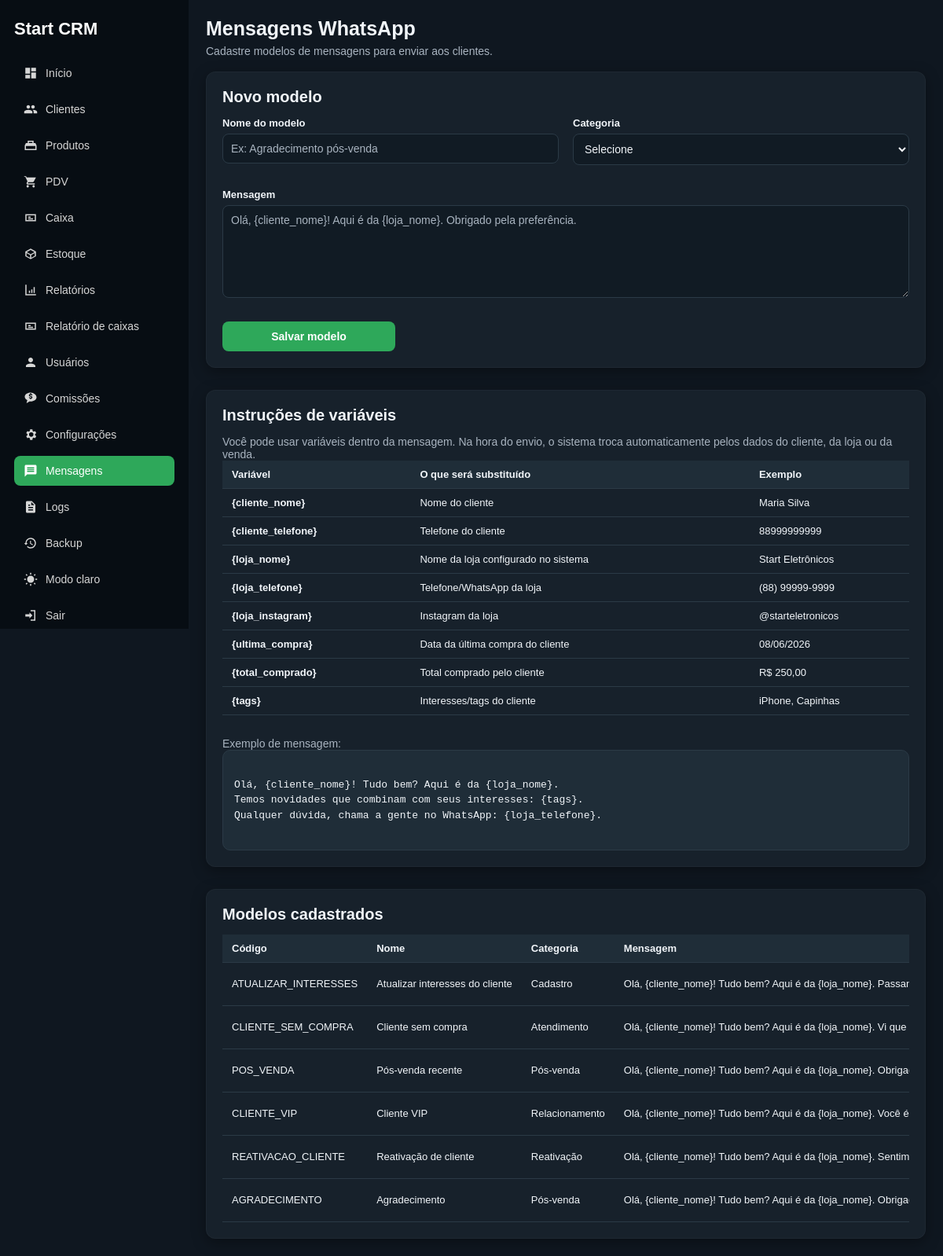
Screenshot of /mensagens-whatsapp (signed in) with the database file from the repository.
### tables this page shows
CREATE TABLE mensagens_whatsapp (
            id INTEGER PRIMARY KEY AUTOINCREMENT,
            nome TEXT NOT NULL,
            categoria TEXT,
            mensagem TEXT NOT NULL,
            ativo INTEGER NOT NULL DEFAULT 1,
            created_at TEXT DEFAULT CURRENT_TIMESTAMP,
            updated_at TEXT DEFAULT CURRENT_TIMESTAMP
        , codigo TEXT);

### app.py (the view, shortened to what this page needs)
@app.route("/mensagens-whatsapp", methods=["GET", "POST"])
@admin_required
def mensagens_whatsapp():
    conn = get_db_connection()
    mensagens = conn.execute("""
        SELECT
            id,
            codigo,
            nome,
            categoria,
            mensagem,
            ativo,
            created_at
        FROM mensagens_whatsapp
        ORDER BY id DESC
    """).fetchall()
    conn.close()
    return render_template(
        "mensagens_whatsapp.html",
        mensagens=mensagens,
        usuario=usuario_logado()
    )

### app.py (called while the page is built)
@app.context_processor
def inject_configuracoes():
    try:
        return {
            "config_loja": obter_configuracoes_loja()
        }
    except Exception:
        return {
            "config_loja": None
        }

@app.template_filter("datetime_br")
def datetime_br(valor):
    if not valor:
        return "-"
    try:
        texto = str(valor).strip()
        try:
            data_utc = datetime.strptime(texto, "%Y-%m-%d %H:%M:%S")
        except ValueError:
            data_utc = datetime.fromisoformat(texto)
        if data_utc.tzinfo is None:
            data_utc = data_utc.replace(tzinfo=timezone.utc)
        fuso_brasil = timezone(timedelta(hours=-3))
        data_brasil = data_utc.astimezone(fuso_brasil)
        return data_brasil.strftime("%d/%m/%Y %H:%M")
    except Exception as erro:
        print(f"Erro ao formatar data: {erro}")
        return valor

def get_db_connection():
    conn = sqlite3.connect(DATABASE)
    conn.row_factory = sqlite3.Row
    return conn

def admin_required(func):
    @wraps(func)
    def wrapper(*args, **kwargs):
        if "usuario_id" not in session:
            return redirect(url_for("login"))
        if session.get("usuario_perfil") != "ADMIN":
            flash("Você não tem permissão para acessar esta área.")
            return redirect(url_for("vendas"))
        return func(*args, **kwargs)
    return wrapper

def usuario_logado():
    if "usuario_id" not in session:
        return None
    return {
        "id": session.get("usuario_id"),
        "nome": session.get("usuario_nome"),
        "perfil": session.get("usuario_perfil")
    }

def obter_configuracoes_loja():
    conn = get_db_connection()
    config = conn.execute("""
        SELECT
            id,
            nome_loja,
            telefone,
            endereco,
            cidade,
            instagram,
            mensagem_recibo,
            logo_path,
            login_logo_path
        FROM configuracoes_loja
        WHERE id = 1
    """).fetchone()
    conn.close()
    return config

### templates/mensagens_whatsapp.html (shortened to what this page needs)
<!DOCTYPE html>
<html lang="pt-BR" data-theme="{{ session.get('tema', 'dark') }}">
<head>
    <link rel="stylesheet" href="{{ url_for('static', filename='css/style.css') }}">
</head>
<body>
    <div class="app-layout">
        {% include 'partials/sidebar.html' %}
        <main class="main-content">
            <header class="topbar">
                <div>
                    <h1>Mensagens WhatsApp</h1>
                    <p>Cadastre modelos de mensagens para enviar aos clientes.</p>
                </div>
            </header>
            <section class="panel">
                <h2>Novo modelo</h2>
                <form method="POST" action="{{ url_for('mensagens_whatsapp') }}" class="form-grid">
                    <div class="form-group">
                        <label for="nome">Nome do modelo</label>
                        <input
                            type="text"
                            id="nome"
                            name="nome"
                            placeholder="Ex: Agradecimento pós-venda"
                            required
                        >
                    </div>
                    <div class="form-group">
                        <label for="categoria">Categoria</label>
                        <select id="categoria" name="categoria">
                            <option value="">Selecione</option>
                        </select>
                    </div>
                    <div class="form-group full">
                        <label for="mensagem">Mensagem</label>
                        <textarea
                            id="mensagem"
                            name="mensagem"
                            rows="6"
                            placeholder="Olá, {cliente_nome}! Aqui é da {loja_nome}. Obrigado pela preferência."
                            required
                        ></textarea>
                    </div>
                    <div class="form-actions">
                        <button type="submit">Salvar modelo</button>
                    </div>
                </form>
            </section>
            <section class="panel margin-top">
                <h2>Instruções de variáveis</h2>
                <p class="muted-text">
                    Você pode usar variáveis dentro da mensagem. Na hora do envio, o sistema troca automaticamente pelos dados do cliente, da loja ou da venda.
                </p>
                <div class="table-wrapper">
                    <table>
                        <thead>
                            <tr>
                                <th>Variável</th>
                                <th>O que será substituído</th>
                                <th>Exemplo</th>
                            </tr>
                        </thead>
                        <tbody>
                            <tr>
                                <td><strong>{cliente_nome}</strong></td>
                                <td>Nome do cliente</td>
                                <td>Maria Silva</td>
                            </tr>
                            <tr>
                                <td><strong>{cliente_telefone}</strong></td>
                                <td>Telefone do cliente</td>
                                <td>88999999999</td>
                            </tr>
                            <tr>
                                <td><strong>{loja_nome}</strong></td>
                                <td>Nome da loja configurado no sistema</td>
                                <td>Start Eletrônicos</td>
                            </tr>
                            <tr>
                                <td><strong>{loja_telefone}</strong></td>
                                <td>Telefone/WhatsApp da loja</td>
                                <td>(88) 99999-9999</td>
                            </tr>
                            <tr>
                                <td><strong>{loja_instagram}</strong></td>
                                <td>Instagram da loja</td>
                                <td>@starteletronicos</td>
                            </tr>
                            <tr>
                                <td><strong>{ultima_compra}</strong></td>
                                <td>Data da última compra do cliente</td>
                                <td>08/06/2026</td>
                            </tr>
                            <tr>
                                <td><strong>{total_comprado}</strong></td>
                                <td>Total comprado pelo cliente</td>
                                <td>R$ 250,00</td>
                            </tr>
                            <tr>
                                <td><strong>{tags}</strong></td>
                                <td>Interesses/tags do cliente</td>
                                <td>iPhone, Capinhas</td>
                            </tr>
                        </tbody>
                    </table>
                </div>
                <p class="muted-text margin-top">
                    Exemplo de mensagem:
                </p>
                <div class="code-example">
Olá, {cliente_nome}! Tudo bem? Aqui é da {loja_nome}.
Temos novidades que combinam com seus interesses: {tags}.
Qualquer dúvida, chama a gente no WhatsApp: {loja_telefone}.
                </div>
            </section>
            <section class="panel margin-top">
                <h2>Modelos cadastrados</h2>
                <div class="table-wrapper">
                    <table>
                        <thead>
                            <tr>
                                <th>Código</th>
                                <th>Nome</th>
                                <th>Categoria</th>
                                <th>Mensagem</th>
                            </tr>
                        </thead>
                        <tbody>
                            {% for item in mensagens %}
                                <tr>
                                    <td>{{ item.codigo or '-' }}</td>
                                    <td>{{ item.nome }}</td>
                                    <td>{{ item.categoria or '-' }}</td>
                                    <td>{{ item.mensagem }}</td>
                                </tr>
                            {% else %}
                                <tr>
                                    <td colspan="6" class="empty-state">
                                        Nenhum modelo cadastrado.
                                    </td>
                                </tr>
                            {% endfor %}
                        </tbody>
                    </table>
                </div>
            </section>
        </main>
    </div>
</body>
</html>

### rows the page displays
mensagens_whatsapp: codigo "ATUALIZAR_INTERESSES", nome "Atualizar interesses do cliente", categoria "Cadastro", mensagem "Olá, {cliente_nome}! Tudo bem? Aqui é da {loja_nome}.…"
mensagens_whatsapp: codigo "CLIENTE_SEM_COMPRA", nome "Cliente sem compra", categoria "Atendimento", mensagem "Olá, {cliente_nome}! Tudo bem? Aqui é da {loja_nome}. Vi que…"
mensagens_whatsapp: codigo "POS_VENDA", nome "Pós-venda recente", categoria "Pós-venda", mensagem "Olá, {cliente_nome}! Tudo bem? Aqui é da {loja_nome}.…"
mensagens_whatsapp: codigo "CLIENTE_VIP", nome "Cliente VIP", categoria "Relacionamento", mensagem "Olá, {cliente_nome}! Tudo bem? Aqui é da {loja_nome}. Você é…"
mensagens_whatsapp: codigo "REATIVACAO_CLIENTE", nome "Reativação de cliente", categoria "Reativação", mensagem "Olá, {cliente_nome}! Tudo bem? Aqui é da {loja_nome}.…"
mensagens_whatsapp: codigo "AGRADECIMENTO", nome "Agradecimento", categoria "Pós-venda", mensagem "Olá, {cliente_nome}! Tudo bem? Aqui é da {loja_nome}.…"

### other values shown
{{ config_loja.nome_loja if config_loja else 'Start CRM' }} "Start CRM"
